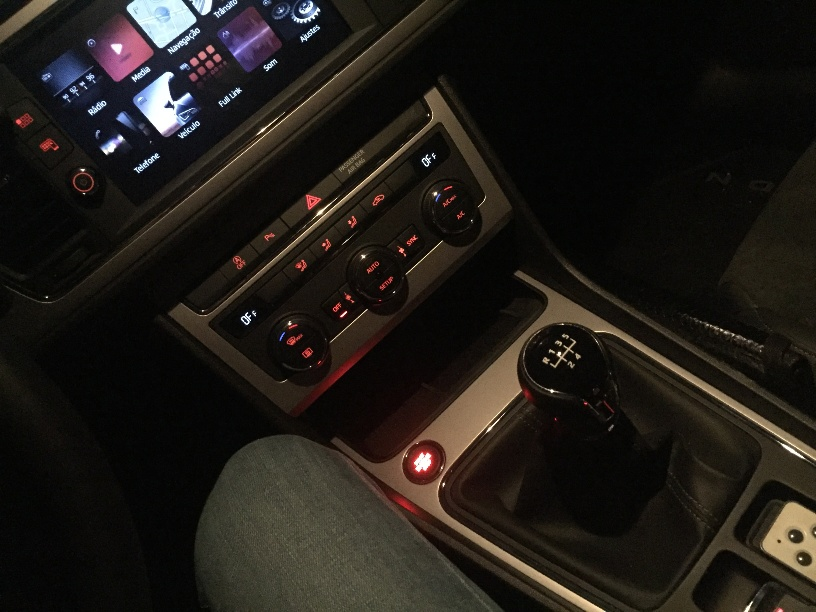
#> input picture resources/car2.jpg, 816 x 612 px
$ jupyter execute '001.OpenCV in Jupyter.ipynb'   (shell and % lines are left out)
#> lines starting #> are read from the running program, lines starting #| are printed output that depends on the picture
[cell 1]
import cv2

[cell 2]
image_data = cv2.imread("./resources/car2.jpg")
#> image_data is the input picture: shape (612, 816, 3); mean B, G, R 23.1, 27.8, 31.8

In a scenario in which we want our OpenCV results to be rendered inline with the notebook. We will need to resort to matplotlib.

For instance, if your running your notebook server in a remote machine, the line below will either raise an error or kill the kernel alltogether.

[cell 3]
cv2.imshow("Car Interior", image_data)

# ^-- this kills my kernel

So, we'll need to resort to the %matplotlib magic + pyplot

[cell 4]
from matplotlib import pyplot as plt

[cell 5]
plt.imshow(image_data)

One quick and dirty way to not be always using "plt.imshow"
or to be able to copy and paste other people's example code is to override cv2.imshow with our own function.

[cell 6]
def imshow(name, input, fig_size=None, cmap="gray"):
    """
    params:
        name - The "title" that would show on OpenCv window.
        input - the input data
        **the two params are the existing parameters in opencv.imshow**
        fig_size - receives a tuple for the image size to be printed in the notebook
        cmap - a matplotlib-compliant color map code to use in our image
    """
#> called with name = 'Car Interior', fig_size = (10, 7), cmap = 'gray'
    ## by default, we'll infer the image rendering size by the input shape
    ## assuming a density of 80 dpi
    if fig_size is None:
        dpi = 80
        im_data = input
        try:
            height, width, depth = im_data.shape
        except:
            height, width = im_data.shape
        fig_size = width / float(dpi), height / float(dpi)

    try:
        input = cv2.cvtColor(input,cv2.COLOR_BGR2RGB)
    except :
        input = input

    import matplotlib.pyplot as plt
    %matplotlib inline

    fig, ax = plt.subplots(figsize=fig_size)
    print("Showing Image: {}".format(name))
    ax.imshow(input, interpolation='none', aspect="auto", cmap=cmap)
    plt.show()

def override_imshow(cv2):
    ## from now on, cv2.imshow will call our function instead.
    cv2.imshow = imshow

[cell 7]
## we'll pass our cv2 variable
override_imshow(cv2)

[cell 8]
cv2.imshow("Car Interior", image_data, fig_size=(10,7))

[cell 9]
cv2.imshow("Car Interior", image_data[:,:,0], fig_size=(10,7))
#> call 2 of imshow, with name = 'Car Interior', fig_size = (10, 7), cmap = 'gray'
#> in imshow (call 2), `input = cv2.cvtColor(input,cv2.COLOR_BGR2RGB)`:
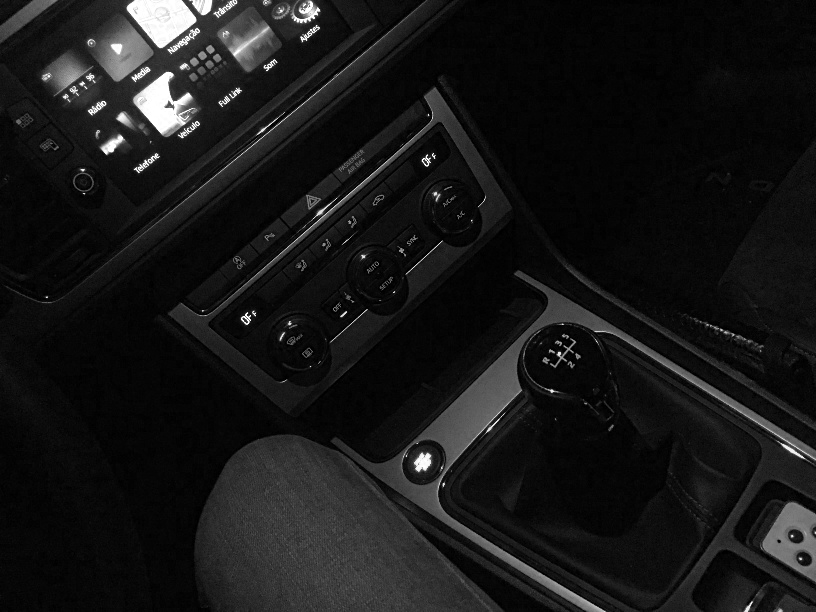
#> input: shape (612, 816, 3); min 0, max 255, mean 23.1

[cell 10]
cv2.imshow("Car Interior", image_data[:,:,0], fig_size=(10,7), cmap="jet")
